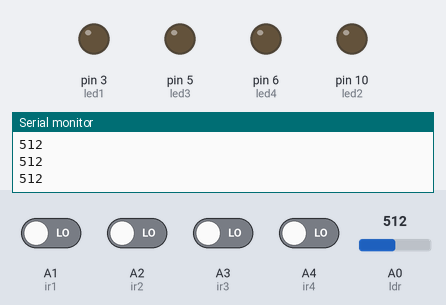
Simulated run of this sketch. Board: Arduino Uno, built with avr-gcc and run on an emulated ATmega328P. Parts: output pins drawn as LEDs (lit = HIGH), the last lines printed to the serial monitor. Inputs (shaded band) come from the test bench; at power-on: A1 (ir1), A2 (ir2), A3 (ir3), A4 (ir4) LOW, A0 (ldr) = 512.

Above: at 1.2 s.
1.3 s: A0 (ldr) set to 485
At 2.0 s:
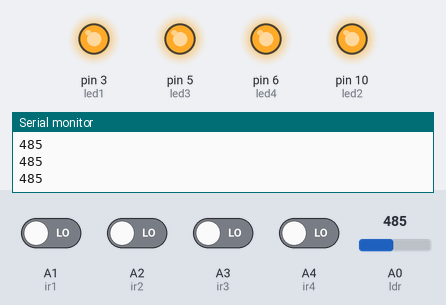
2.8 s: A0 (ldr) set to 510
At 3.2 s:
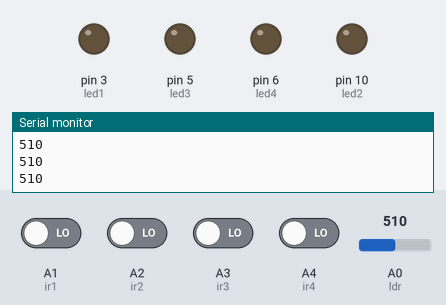
4.3 s: A0 (ldr) set to 490
At 5.5 s:
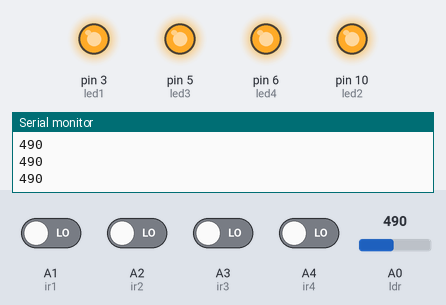
5.8 s: A1 (ir1) driven HIGH
At 6.2 s:
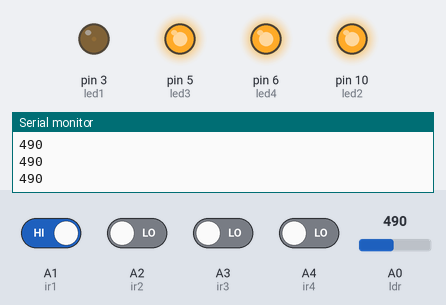
7.3 s: A2 (ir2) driven HIGH
At 7.8 s:
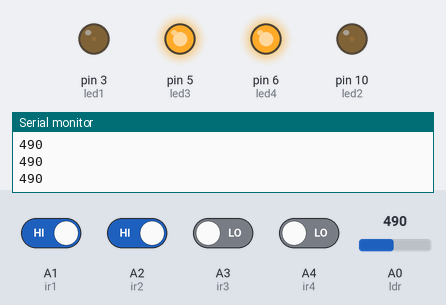
8.8 s: A3 (ir3) driven HIGH
At 9.7 s:
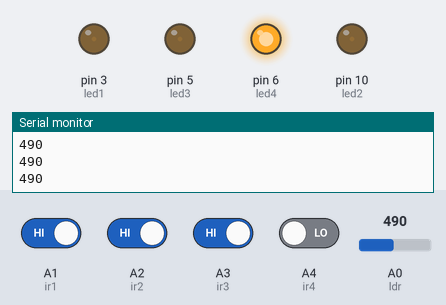
Timing chart, 0 to 11.3 s (numbered marks = the images above; inputs shaded):
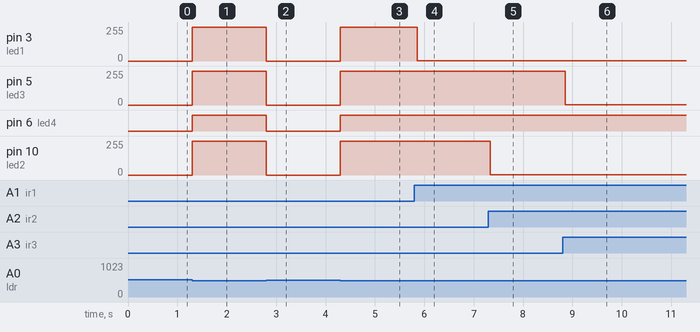

The sketch:

Final_Program3.ino
```cpp
int ir1=A1;
int ir2= A2;
int ir3= A3;
int ir4= A4;

int led1=3;
int led2 = 10;
int led3 = 5;
int led4 = 6;

int ldr = A0;

int proxy1=0;
int proxy2=0;
int proxy3=0;
int proxy4=0;


void setup()
{

  Serial.begin (9600);

  pinMode(ir1,INPUT);
  pinMode(ir2,INPUT);
  pinMode(ir3,INPUT);
  pinMode(ir4,INPUT);


  pinMode (ldr,INPUT);


  pinMode(led1,OUTPUT);
  pinMode(led2,OUTPUT);
  pinMode(led3,OUTPUT);
  pinMode(led4,OUTPUT);


}


void loop(){


  Serial.println(analogRead(A0));
  int ldrStatus = analogRead (ldr);
    if (ldrStatus <=500)
     {
       digitalWrite(led1, HIGH);


       digitalWrite(led2, HIGH);


       digitalWrite(led3, HIGH);


       digitalWrite(led4, HIGH);


        proxy1=digitalRead(ir1);
        proxy2=digitalRead(ir2);
        proxy3=digitalRead(ir3);
        proxy4=digitalRead(ir4);


if(proxy1==LOW)
{
  digitalWrite(led1,HIGH);

}
else
{
  digitalWrite(led1,LOW);


}
 if(proxy2==LOW)
{
  digitalWrite(led2,HIGH);


}
else
{
  digitalWrite(led2,LOW);


}
if(proxy3==LOW)
{
  digitalWrite(led3,HIGH);


}
else
{
  digitalWrite(led3,LOW);


}
if(proxy4==LOW)
{
  digitalWrite(led4,HIGH);


}
else
{
  digitalWrite(led4,LOW);


}
        }
     else
       {
         digitalWrite(led1, LOW);
         digitalWrite(led2, LOW);
         digitalWrite(led3, LOW);
         digitalWrite(led4, LOW);

      }


}
```

Measured:
- the behaviour switches between 501 and 500 on A0 (ldr) (found by bisection; images 0 and 1)
- after the input at 1.3 s, pin 3 (led1), pin 5 (led3), pin 10 (led2): 0/255 → 255/255 at once; pin 6 (led4): LOW → HIGH at once
- after the input at 2.8 s, pin 3 (led1), pin 5 (led3), pin 10 (led2): 255/255 → 0/255 at once; pin 6 (led4): HIGH → LOW at once
- after the input at 4.3 s, pin 3 (led1), pin 5 (led3), pin 10 (led2): 0/255 → 255/255 at once; pin 6 (led4): LOW → HIGH at once
- after the input at 5.8 s, pin 3 (led1): 255/255 → 1/255 after 0.05 s
- after the input at 7.3 s, pin 10 (led2): 255/255 → 1/255 at once
- after the input at 8.8 s, pin 5 (led3): 255/255 → 1/255 after 0.05 s
